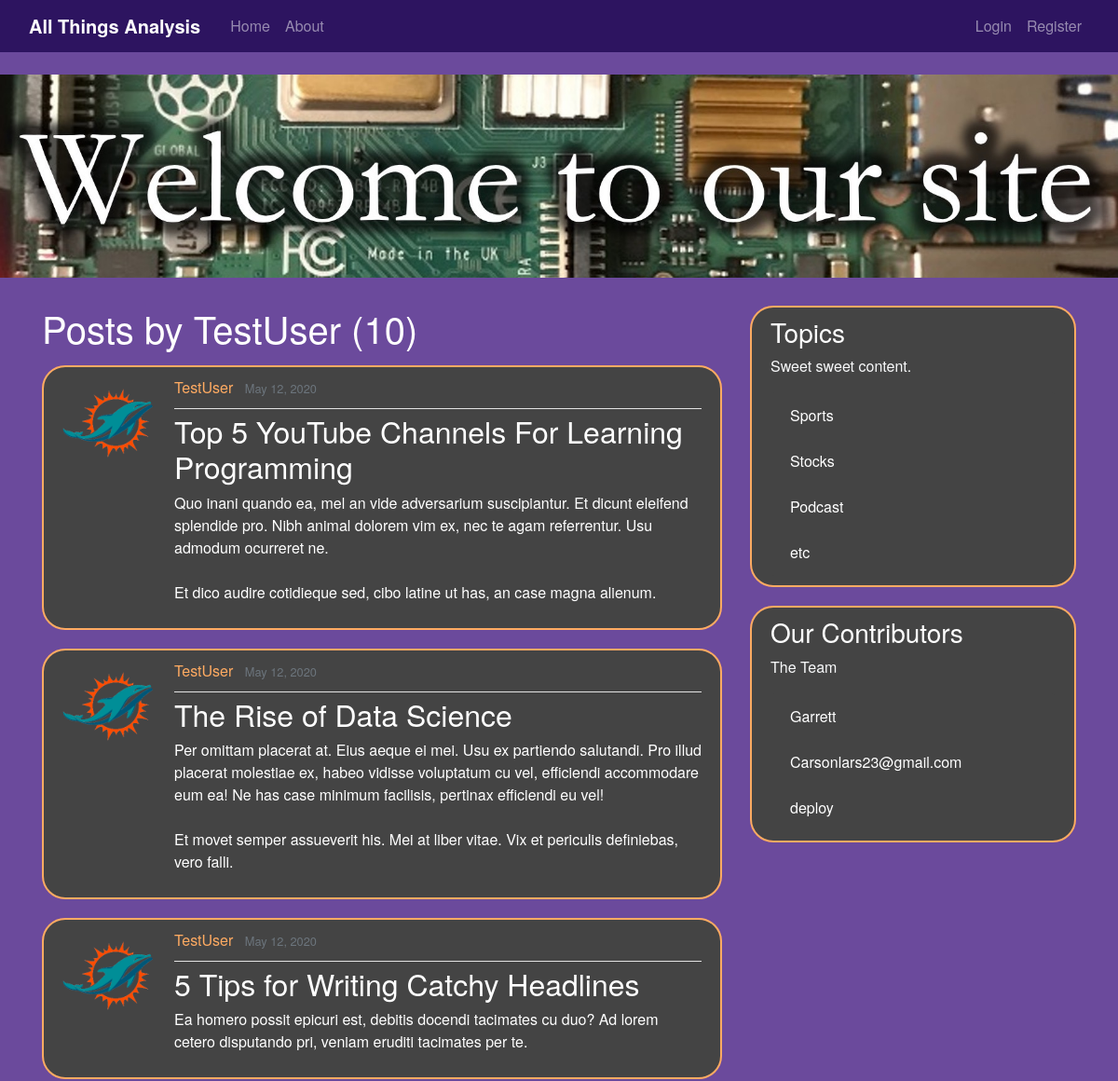
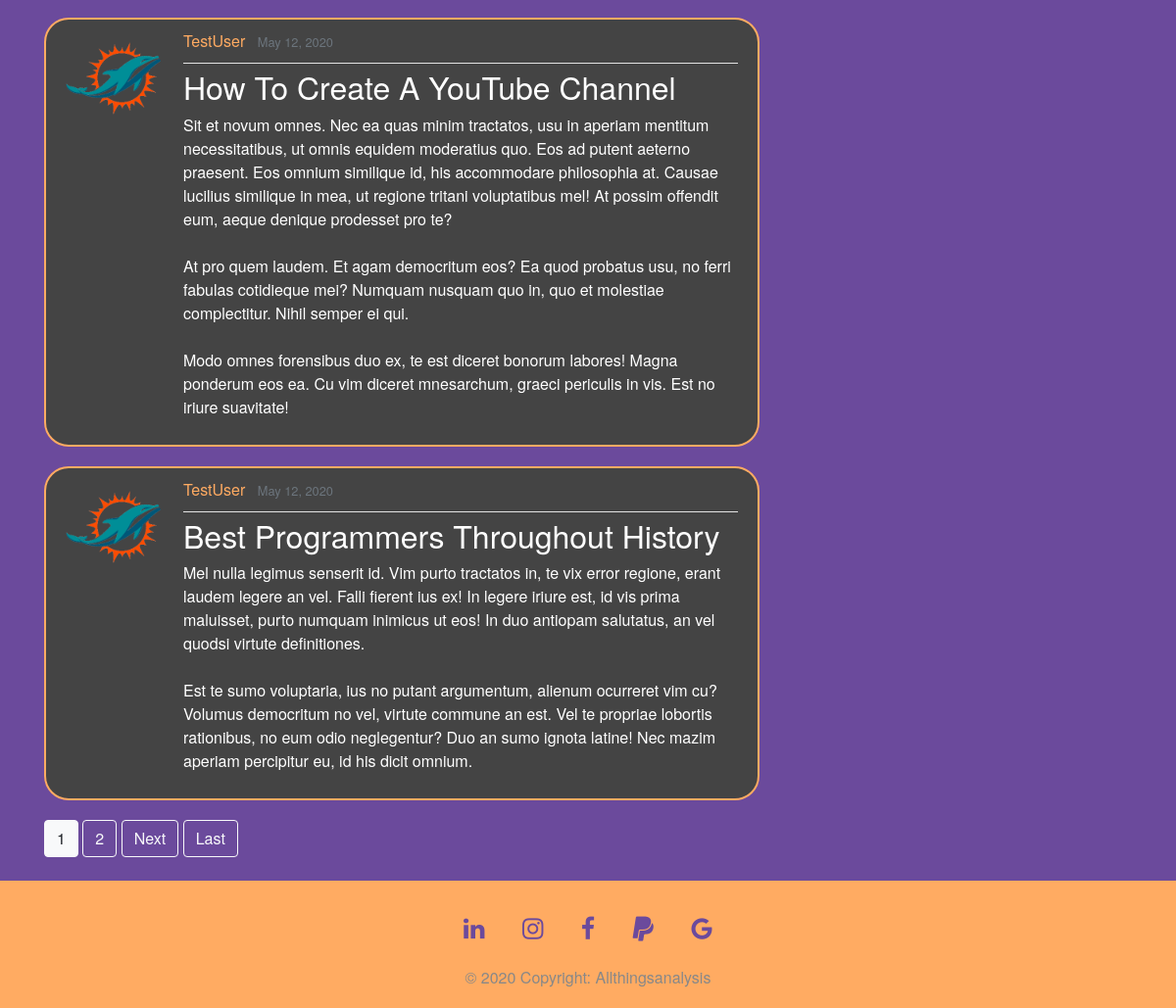
The page /user/TestUser on the database as committed earlier (2 pictures, top to bottom).
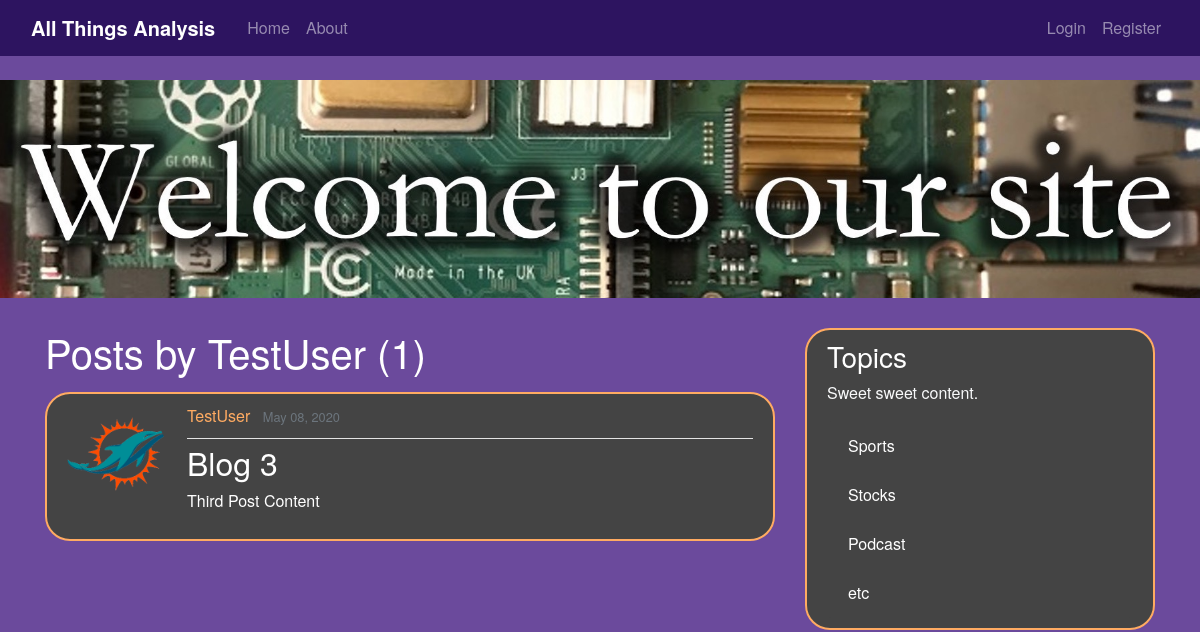
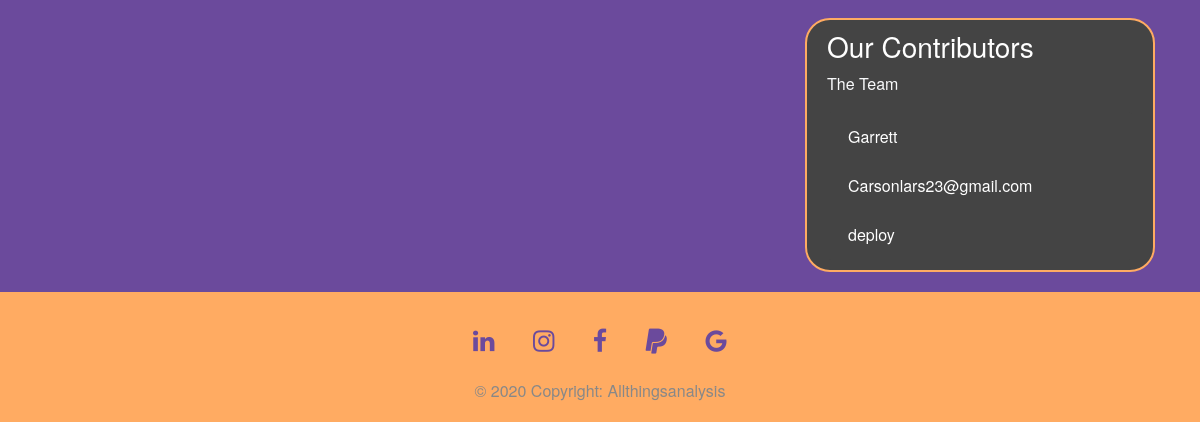
The same page on the database as committed later (2 pictures, top to bottom).
### blog/models.py (models this page shows, shortened)
class Post(models.Model):
	title = models.CharField(max_length=100)
	content = models.TextField()
	date_posted = models.DateTimeField(default=timezone.now)
	author = models.ForeignKey(User, on_delete=models.CASCADE)

### users/models.py (models this page shows, shortened)
class Profile(models.Model):
    user = models.OneToOneField(User, on_delete=models.CASCADE)
    image = models.ImageField(default='default.jpg', upload_to='profile_pics')

### blog/views.py (the view)
# urls.py: path('user/<str:username>', UserPostListView.as_view(), name='user-posts'),
class UserPostListView(ListView):
	model = Post
	template_name = 'blog/user_posts.html' # <app>/<model>_<viewtype>.html
	context_object_name = 'posts'
	ordering = ['-date_posted']
	paginate_by = 5
	def get_queryset(self):
		user = get_object_or_404(User, username=self.kwargs.get('username'))
		return Post.objects.filter(author=user).order_by('-date_posted')

### blog/templates/blog/user_posts.html (shortened to what this page needs)
{% extends "blog/base.html" %}
{% block content %}
  <h1 class ='mb-3'>Posts by {{ view.kwargs.username }}  ({{ page_obj.paginator.count }})</h1>
  {% for post in posts %}
      <article class="media content-section">
        <img class="rounded-circle article-img" src="{{ post.author.profile.image.url }}" id="img">
        <div class="media-body">
          <div class="article-metadata">
            <a class="mr-2" href="{% url 'user-posts' post.author.username %}">{{ post.author }}</a>
            <small class="text-muted">{{ post.date_posted|date:"F d, Y" }}</small>
          </div>
          <h2><a class="article-title" href="{% url 'post-detail' post.id %}">{{ post.title }}</a></h2>
          <p class="article-content">{{ post.content }}</p>
        </div>
      </article>
  {% endfor %}
{% if is_paginated %}
  {% for num in page_obj.paginator.page_range %}
    {% if page_obj.number == num %}
      <a class="btn btn-light mb-4" href="?page={{ num }}">{{ num }}</a>
    {% elif num > page_obj.number|add:'-3' and num < page_obj.number|add:'3' %}
      <a class="btn btn-outline-light mb-4" href="?page={{ num }}">{{ num }}</a>
    {% endif %}
  {% endfor %}
  {% if page_obj.has_next %}
    <a class="btn btn-outline-light mb-4" href="?page={{ page_obj.next_page_number }}">Next</a>
    <a class="btn btn-outline-light mb-4" href="?page={{ page_obj.paginator.num_pages }}">Last</a>
  {% endif %}
{% endif %}
{% endblock content %}

Rows that differ between the two databases and show on the page:
removed Post: author.profile.image (picture), author "TestUser", date_posted "May 12, 2020", title "Top 5 YouTube Channels For Learning Programming", content "Quo inani quando ea, mel an vide adversarium suscipiantur. Et dicunt eleifend splendide pro. Nibh animal dolorem vim ex, nec te agam referrentur. Usu admodum ocurreret ne. Et dico audire cotidieque sed, cibo latine ut has, an case magna alienum."
removed Post: author.profile.image (picture), author "TestUser", date_posted "May 12, 2020", title "The Rise of Data Science", content "Per omittam placerat at. Eius aeque ei mei. Usu ex partiendo salutandi. Pro illud placerat molestiae ex, habeo vidisse voluptatum cu vel, efficiendi accommodare eum ea! Ne has case minimum facilisis, pertinax efficiendi eu vel! Et movet semper assueverit his. Mei at liber vitae. Vix et periculis definiebas, vero falli."
removed Post: author.profile.image (picture), author "TestUser", date_posted "May 12, 2020", title "5 Tips for Writing Catchy Headlines", content "Ea homero possit epicuri est, debitis docendi tacimates cu duo? Ad lorem cetero disputando pri, veniam eruditi tacimates per te."
removed Post: author.profile.image (picture), author "TestUser", date_posted "May 12, 2020", title "How To Create A YouTube Channel", content "Sit et novum omnes. Nec ea quas minim tractatos, usu in aperiam mentitum necessitatibus, ut omnis equidem moderatius quo. Eos ad putent aeterno praesent. Eos omnium similique id, his accommodare philosophia at. Causae lucilius similique in mea, ut regione tritani voluptatibus mel! At possim offendit eum, aeque denique prodesset pro te? At pro quem laudem. Et agam democritum eos? Ea quod probatus usu, no ferri fabulas cotidieque mei? Numquam nusquam quo in, quo et molestiae complectitur. Nihil semper ei qui. Modo omnes forensibus duo ex, te est diceret bonorum labores! Magna ponderum eos ea. Cu vim diceret mnesarchum, graeci periculis in vis. Est no iriure suavitate!"
removed Post: author.profile.image (picture), author "TestUser", date_posted "May 12, 2020", title "Best Programmers Throughout History", content "Mel nulla legimus senserit id. Vim purto tractatos in, te vix error regione, erant laudem legere an vel. Falli fierent ius ex! In legere iriure est, id vis prima maluisset, purto numquam inimicus ut eos! In duo antiopam salutatus, an vel quodsi virtute definitiones. Est te sumo voluptaria, ius no putant argumentum, alienum ocurreret vim cu? Volumus democritum no vel, virtute commune an est. Vel te propriae lobortis rationibus, no eum odio neglegentur? Duo an sumo ignota latine! Nec mazim aperiam percipitur eu, id his dicit omnium."
now on this page (row unchanged): Post: author.profile.image (picture), author "TestUser", date_posted "May 08, 2020", title "Blog 3", content "Third Post Content"
Other text that changed with them:
{{ page_obj.paginator.count }}: "10" → "1"
list line gone: "1"
list line gone: "2"
text no longer shown: "Next Last"
